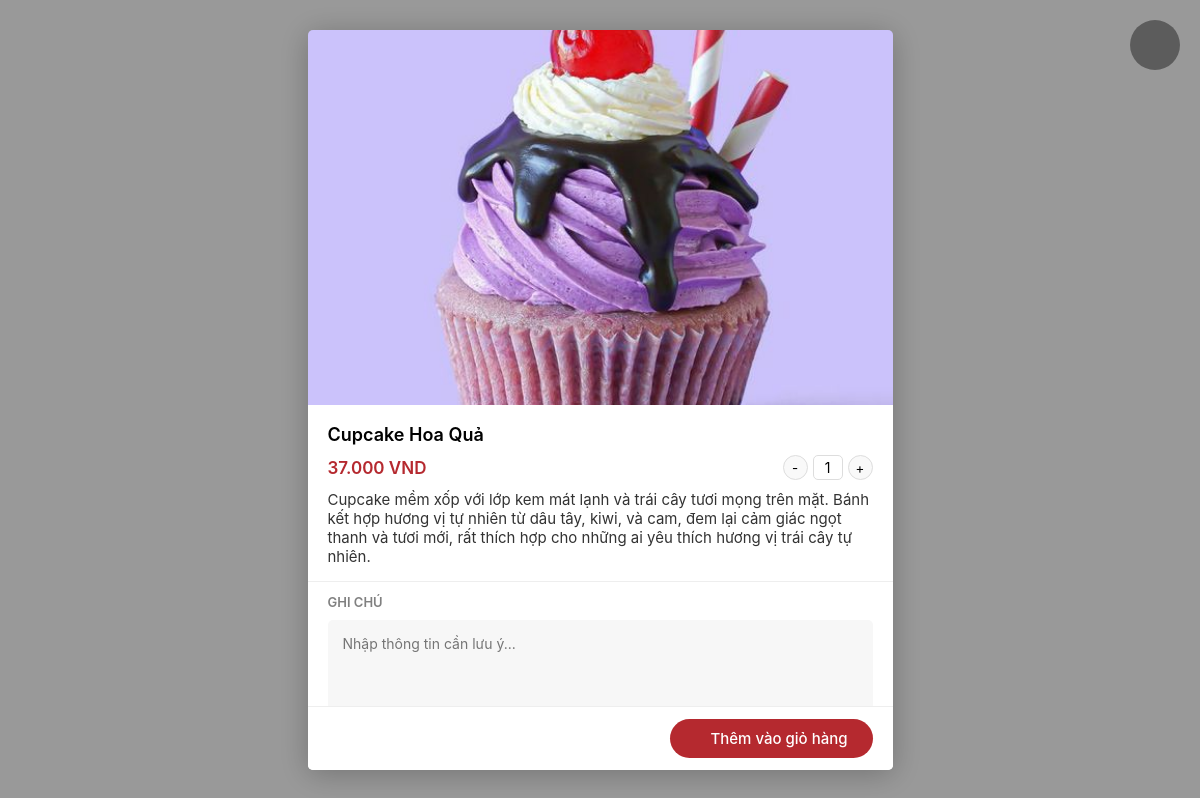
/detail.php?ProductID=41, run on the app's committed database.
### tables this page shows
CREATE TABLE `product` (
  `ProductID` int(11) NOT NULL,
  `ProductName` varchar(50) NOT NULL,
  `Description` varchar(1000) NOT NULL,
  `CateID` int(11) NOT NULL,
  `ProductImage` varchar(255) NOT NULL,
  `Price` decimal(10,2) NOT NULL
);

### detail.php (the view, shortened to what this page needs)
<!DOCTYPE html>
<html lang="en">
<head>
    <link rel="stylesheet" href="./assets/css/main.css">
    <link rel="stylesheet" href="./assets/css/home-responsive.css">
    <link rel="stylesheet" href="./assets/css/toast-message.css">
    <link rel="stylesheet" href="./assets/font/font-awesome-pro-v6-6.2.0/css/all.min.css"/>
</head>
<body>
<?php
  include './connect_db.php';
  $result = mysqli_query($con, "SELECT * FROM `product` WHERE ProductID = ".$_GET['ProductID']);
  $detail = mysqli_fetch_assoc($result);
  $isLoggedIn = isset($_SESSION['username']);
?>
    <div class="modal product-detail open">
        <button class="modal-close close-popup"><i class="fa-thin fa-xmark"></i></button>
        <div class="modal-container mdl-cnt" id="product-detail-content">
            <div class="modal-header">
                <img class="product-image" src="./<?= $detail['ProductImage'] ?>" alt="">
            </div>
            <form id="add-to-cart-form" action="index.php?action=add" method="POST">
                <div class="modal-body">
                    <h2 class="product-title"><?= $detail['ProductName'] ?></h2>
                    <div class="product-control">
                        <div class="priceBox">
                            <span class="current-price"><?= number_format($detail['Price'], 0, ",", ".") ?> VND</span>
                        </div>
                        <div class="buttons_added">
                            <input class="minus is-form" type="button" value="-">
                            <input class="input-qty" max="100" min="1" name="quantity[<?=$detail['ProductID']?>]" type="number" value="1">
                            <input class="plus is-form" type="button" value="+" >
                        </div>
                    </div>
                    <p class="product-description"><?= $detail['Description'] ?></p>
                </div>
                <div class="notebox">
                    <p class="notebox-title">Ghi chú</p>
                    <textarea class="text-note" id="popup-detail-note" name="note" placeholder="Nhập thông tin cần lưu ý..."></textarea>
                </div>
                <div class="modal-footer">
                    <div class="modal-footer-control">
                        <button class="button-dat" id="add-cart" type="button" onclick="handleAddToCart(<?= json_encode($isLoggedIn) ?>)"><i class="fa-light fa-basket-shopping"></i> Thêm vào giỏ hàng</button>
                    </div>
                </div>
            </form>
        </div>
    </div>
</body>
</html>

### assets/css/main.css (style rules this page uses)
:root { --white: #fff; --black: #000; --text-color: #333; --red: #B5292F; }
* { padding: 0; margin: 0; box-sizing: border-box; }
html { scroll-behavior: smooth; }
body { background-color: #fff; position: relative; }
body,input,button,textarea,pre { font-family: SFProDisplay, sans-serif; -webkit-tap-highlight-color: rgba(0, 0, 0, 0) }
input[type=number] { -moz-appearance: textfield; }
.modal { background-color: rgba(0, 0, 0, .4); position: fixed; top: 0; right: 0; left: 0; bottom: 0; display: flex; justify-content: center; align-items: center; opacity: 0; pointer-events: none; transition: opacity 0.3s ease; z-index: 16; }
.modal.open { pointer-events: auto; opacity: 1; }
.modal.open .modal-container { transform: scale(1); }
.modal-close { background-color: rgb(0 0 0 / 40%); height: 50px; width: 50px; border-radius: 50%; font-size: 28px; color: var(--white); border: 0; position: absolute; top: 20px; right: 20px; padding: 20px; cursor: pointer; display: flex; justify-content: center; align-items: center; }
.modal-close i { transition: all 0.4s; }
.modal-container { background-color: var(--white); max-height: calc(100vh - 60px); box-shadow: 0px 4px 30px rgb(0 0 0 / 25%); border-radius: 5px; overflow: hidden; overflow-y: scroll; overflow-y: overlay; position: relative; transform: scale(0.8); transition: 0.3s ease; }
.product-detail .modal-container { width: 585px; }
.modal-body { padding: 15px 20px; }
.product-image { width: 100%; object-fit: cover; max-height: 375px; }
h2.product-title { color: var(--black); font-size: 18px; font-weight: 600; margin-bottom: 10px; }
.product-control { display: flex; justify-content: space-between; align-items: center; margin-bottom: 10px; }
.priceBox .current-price { color: var(--red); font-weight: 600; font-size: 17px; }
.buttons_added { display: -ms-inline-flexbox; display: inline-flex; white-space: nowrap; }
.is-form { background-color: #f9f9f9; height: 25px; width: 25px; border: 1px solid #ddd; cursor: pointer; line-height: 20px; }
.is-form.plus,.is-form.minus { border-radius: 50%; }
.input-qty { background-color: #fff; height: 25px; width: 30px; text-align: center; font-size: 14px; display: inline-block; margin: 0 5px; border: 1px solid #ddd; padding: 0; border-radius: 5px; outline: none; }
.product-description { color: var(--text-color); font-size: 15px; }
.notebox { border-top: 1px solid #eee; padding: 12px 20px; }
.notebox-title { color: #808080; text-transform: uppercase; font-size: 13px; font-weight: 600; margin-bottom: 10px; }
.text-note { width: 100%; height: 100px; border: none; outline: none; border-radius: 5px; padding: 15px; background-color: #F7F7F7; font-size: 14px; }
.modal-footer { padding: 12px 20px; display: flex; justify-content: flex-end; border-top: 1px solid #eee; background-color: var(--white); position: sticky; bottom: 0; }
.modal-footer-control button { background-color: var(--red); border: none; outline: none; color: var(--white); padding: 10px 25px; font-size: 15px; border-radius: 25px; font-weight: 500; cursor: pointer; }
input[type=number] { --moz-appearance: textfield; }

### data on the page
product: ProductImage (picture), ProductName "Cupcake Hoa Quả", Price "37.000", Description "Cupcake mềm xốp với lớp kem mát lạnh và trái cây tươi mọng trên mặt. Bánh kết hợp hương vị tự nhiên từ dâu tây, kiwi, và cam, đem lại cảm giác ngọt thanh và tươi mới, rất thích hợp cho những ai yêu thích hương vị trái cây tự nhiên."
